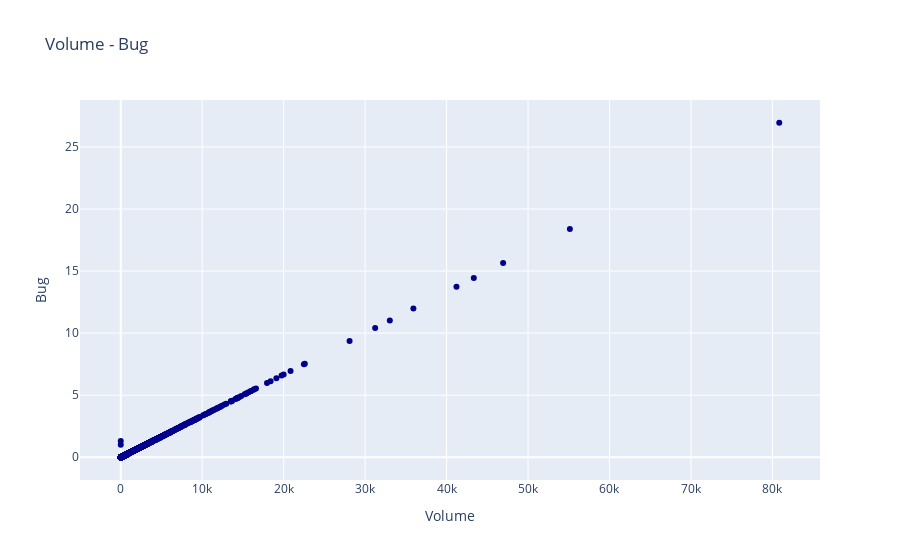

Notebook code for this chart:
### Code cell
# Scatter PLot
trace = go.Scatter(
    x = data.v,
    y = data.b,
    mode = "markers",
    name = "Volume - Bug",
    marker = dict(color = 'darkblue'),
    text = "Bug (b)")

scatter_data = [trace]
scatter_layout = dict(title = 'Volume - Bug',
              xaxis = dict(title = 'Volume', ticklen = 5),
              yaxis = dict(title = 'Bug' , ticklen = 5),
             )
fig = dict(data = scatter_data, layout = scatter_layout)
iplot(fig)

#two attributes with high correlation v-b > just about 1

### Figure 1 — Plotly figure (JSON) as saved in the notebook; plotly's stock layout.template omitted (floating-point values rounded to 4 significant figures; data arrays with more than 128 entries replaced by an {"elided": "..."} marker saying what was removed)
{"data": [{"marker": {"color": "darkblue"}, "mode": "markers", "name": "Volume - Bug", "text": "Bug (b)", "type": "scatter", "x": {"elided": "10885 float values"}, "y": {"elided": "10885 float values"}}], "layout": {"title": {"text": "Volume - Bug"}, "xaxis": {"ticklen": 5, "title": {"text": "Volume"}}, "yaxis": {"ticklen": 5, "title": {"text": "Bug"}}}}
